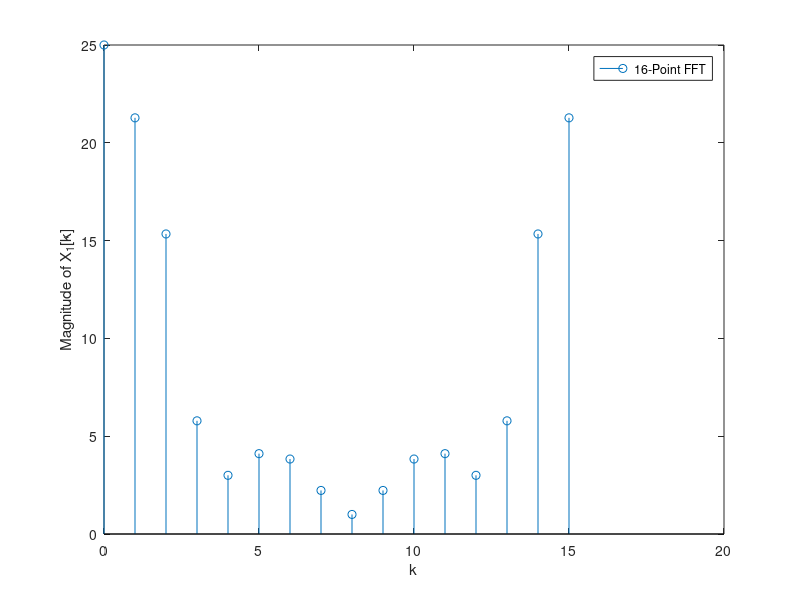
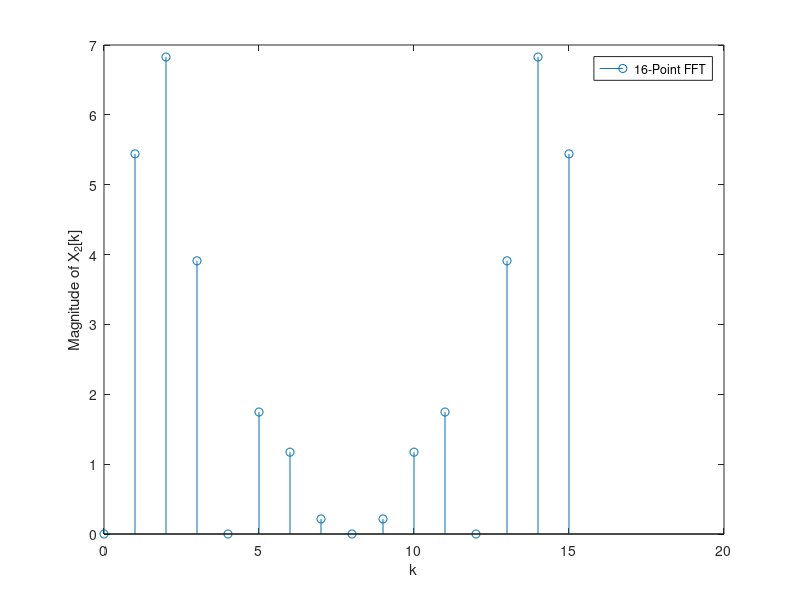
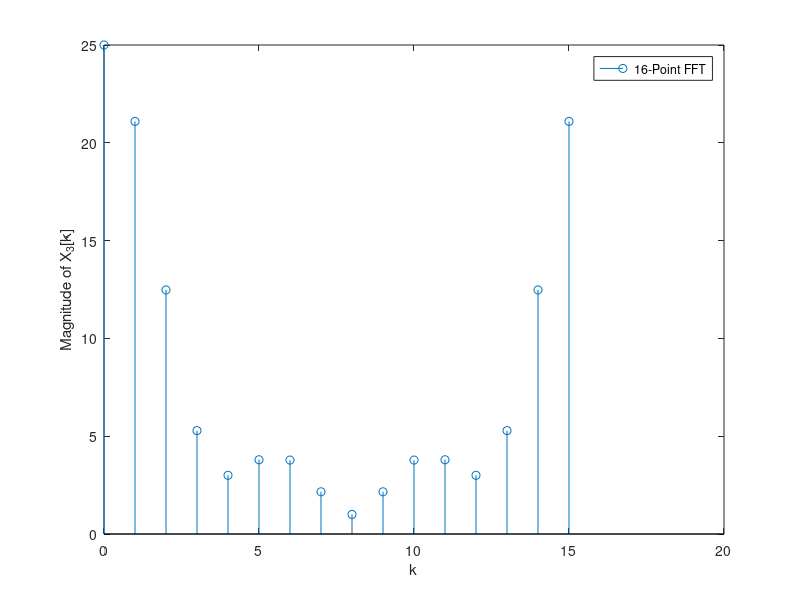

MATLAB code to generate these figures, in order:
% N-point FFT
N = 16;

% Declare vector for n
n = 0:N-1;

% Store values of x1[n]
x1 = [0 1 2 1 0 -1 -2 -1 0 2 3 5 8 4 2 1];

% Compute the FFT of x1[n] and store it in X1[k]
X1 = fft(x1,N);

% Plot magnitude of X1[k] with respect to k
stem (n,abs(X1));
legend ('16-Point FFT')
xlabel('k');
ylabel('Magnitude of X_1[k]');


% Store values of x2[n]
x2 = [0 1 2 1 0 -1 -2 -1];

% Compute the FFT of x2[n] and store it in X2[k]
X2 = fft(x2,N);

% Plot magnitude of X2[k] with respect to k
figure(2);
stem (n,abs(X2));
legend ('16-Point FFT')
xlabel('k');
ylabel('Magnitude of X_2[k]');


% Store values of x3[n]
x3 = [0 0 0 0 0 0 0 0 0 2 3 5 8 4 2 1];

% Compute the FFT of x3[n] and store it in X3[k]
X3 = fft(x3,N);

% Plot magnitude of X3[k] with respect to k
figure(3);
stem (n,abs(X3));
legend ('16-Point FFT')
xlabel('k');
ylabel('Magnitude of X_3[k]');
